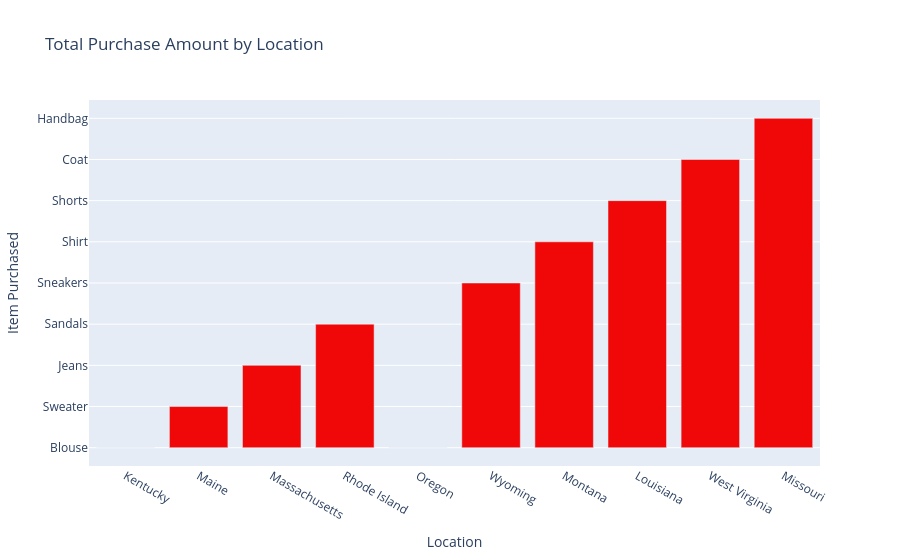

Notebook source saved alongside this figure:
### Code cell
# Making a BAr Chart using Plotly to konw the total purchase amount by loaction
import pandas as pd
import plotly.express as px

# Load the CSV
url = "https://raw.githubusercontent.com/SaurabhSSB/consumer-behavior-analytics/main/shopping_trends.csv"
data = pd.read_csv(url).head(10)

# Bar chart of purchases by Item Purchased with custom color
fig = px.bar(
    data,
    x="Location",                # Location column
    y="Item Purchased",   # Numeric column
    title="Total Purchase Amount by Location",
    color_discrete_sequence=["#F00808"]  # Change bar color (redish)
)

fig.show()

### Figure 1 — Plotly figure (JSON) as saved in the notebook; plotly's stock layout.template omitted (floating-point values rounded to 4 significant figures)
{"data": [{"hovertemplate": "Location=%{x}<br>Item Purchased=%{y}<extra></extra>", "legendgroup": "", "marker": {"color": "#F00808", "pattern": {"shape": ""}}, "name": "", "orientation": "v", "showlegend": false, "textposition": "auto", "type": "bar", "x": ["Kentucky", "Maine", "Massachusetts", "Rhode Island", "Oregon", "Wyoming", "Montana", "Louisiana", "West Virginia", "Missouri"], "xaxis": "x", "y": ["Blouse", "Sweater", "Jeans", "Sandals", "Blouse", "Sneakers", "Shirt", "Shorts", "Coat", "Handbag"], "yaxis": "y"}], "layout": {"barmode": "relative", "legend": {"tracegroupgap": 0}, "title": {"text": "Total Purchase Amount by Location"}, "xaxis": {"anchor": "y", "domain": [0, 1], "title": {"text": "Location"}}, "yaxis": {"anchor": "x", "domain": [0, 1], "title": {"text": "Item Purchased"}}}}
